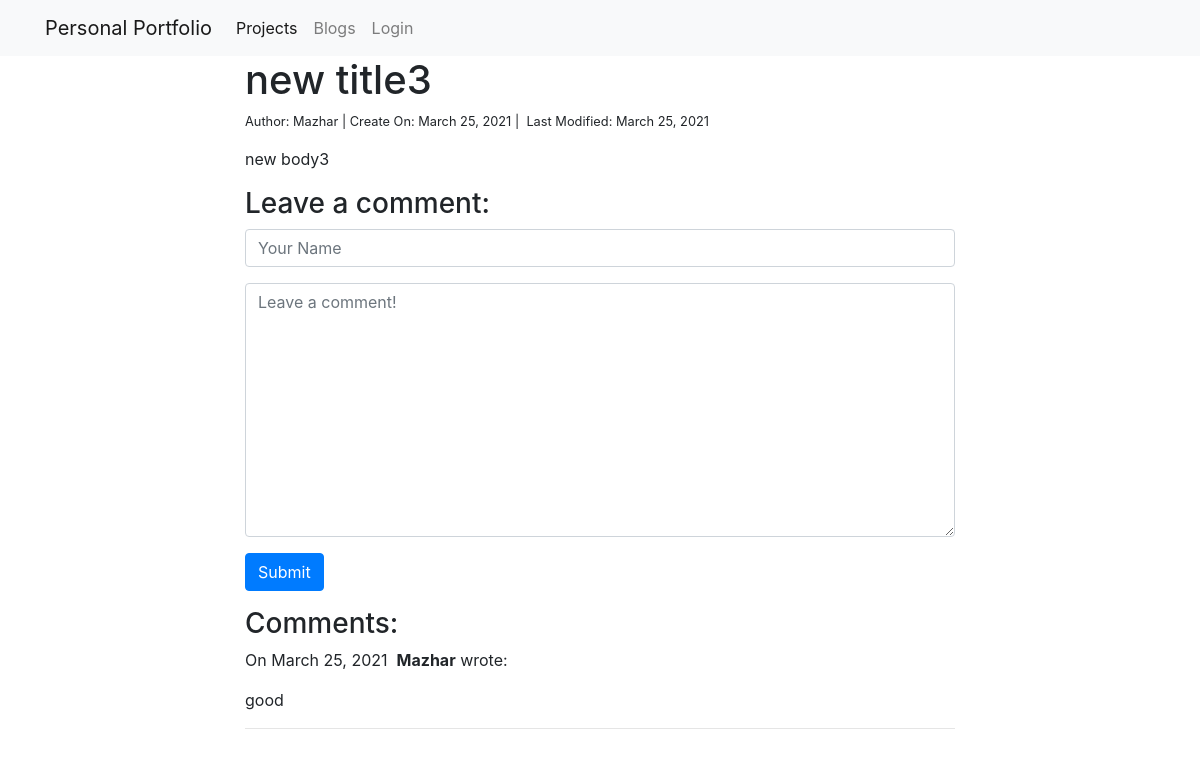
Screenshot of /blog/20/ with the database file from the repository.
### blog/models.py (models this page shows)
class Post(models.Model):
    title = models.CharField(max_length=255)
    body = models.TextField()
    created_on = models.DateTimeField(auto_now_add=True)
    last_modified = models.DateTimeField(auto_now=True)
    author = models.CharField(max_length=50, null=False, blank=False)

class Comment(models.Model):
    post = models.ForeignKey(Post, related_name="comments", on_delete=models.CASCADE)
    author = models.CharField(max_length=60)
    body = models.TextField()
    created_on = models.DateTimeField(auto_now_add=True)

### blog/views.py (the view, shortened to what this page needs)
# urls.py: path("<int:pk>/", blog_detail, name = "blog_detail"),
def blog_detail(request, pk):
    post = Post.objects.get(pk=pk)
    form = CommentForm()
    comments = Comment.objects.filter(post=post)
    context = {
        "post": post,
        "comments": comments,
        "form": form,
    }
    return render(request, "blog_detail.html", context)

### blog/forms.py
class CommentForm(forms.Form):
    author = forms.CharField(
        max_length=60,
        widget=forms.TextInput(attrs={
            "class": "form-control",
            "placeholder": "Your Name"
        })
    )
    body = forms.CharField(widget=forms.Textarea(
        attrs={
            "class": "form-control",
            "placeholder": "Leave a comment!"
        })
    )

### templates/blog_detail.html (shortened to what this page needs)
{% extends "base.html" %}
{% block page_content %}
<div class="col-md-8 offset-md-2">
    <h1>{{ post.title }}</h1>
    <small>
        Author: {{post.author}} | Create On: {{ post.created_on.date }} |&nbsp; Last Modified: {{post.last_modified.date}}
    </small>
    <p>{{ post.body | linebreaks }}</p>
    <h3>Leave a comment:</h3>
    <form action="/blog/{{ post.pk }}/" method="post">
        <div class="form-group">
            {{ form.author }}
        </div>
        <div class="form-group">
            {{ form.body }}
        </div>
        <button type="submit" class="btn btn-primary">Submit</button>
    </form>
    <h3>Comments:</h3>
    {% for comment in comments %}
    <p>
        On {{comment.created_on.date }}&nbsp;
        <b>{{ comment.author }}</b> wrote:
    </p>
    <p>{{ comment.body }}</p>
    <hr>
    {% endfor %}
</div>
{% endblock %}

### rows the page displays
Post: title "new title3", author "Mazhar", created_on "March 25, 2021", last_modified "March 25, 2021", body "new body3"
Comment: created_on "March 25, 2021", author "Mazhar", body "good"
